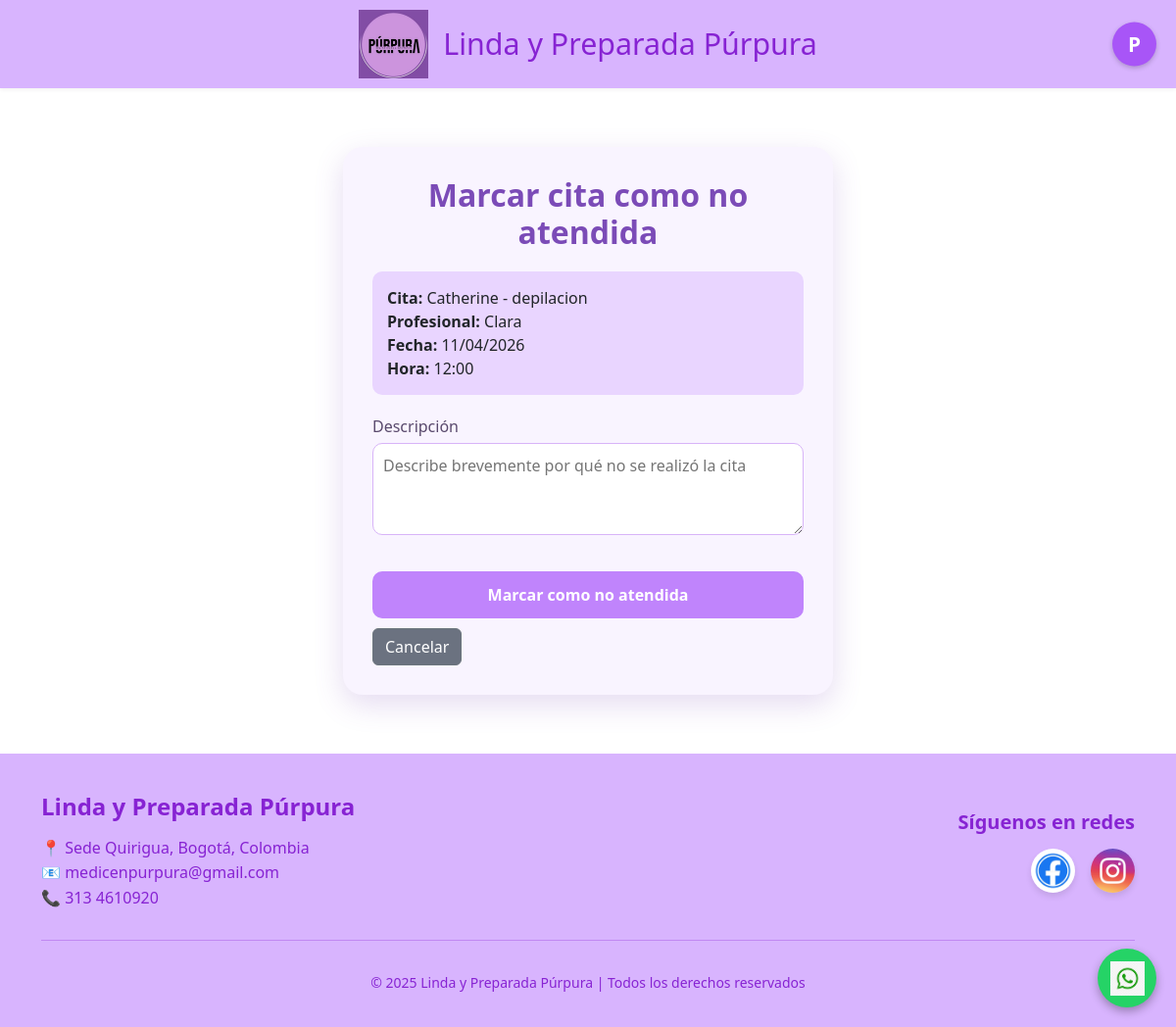
The app's page /marcar_no_atendida/4/ (signed in) with its own data.
### AppPurpura/models.py (models this page shows, shortened)
class Cita(models.Model):
    ESTADO_CHOICES = [
        ('PENDIENTE', 'Pendiente'),
        ('CONFIRMADA', 'Confirmada'),
        ('REPROGRAMADA', 'Reprogramada'),
        ('CANCELADA', 'Cancelada'),
        ('ATENDIDA', 'Atendida'),
    ]
    SERVICIO_CHOICES = [
        ('manicure', 'Manicure'),
        ('pedicure', 'Pedicure'),
        ('pigmentacion de cejas', 'Pigmentación de cejas'),
        ('depilacion', 'Depilación'),
    ]
    PROFESIONAL_CHOICES = [
        ('Camila', 'Camila'),
        ('Lorena', 'Lorena'),
        ('Stefany', 'Stefany'),
        ('Clara', 'Clara'),
        ('Heidy', 'Heidy'),
    ]
    usuario = models.ForeignKey(User, on_delete=models.CASCADE, related_name='citas')
    servicio = models.CharField(max_length=100, choices=SERVICIO_CHOICES)
    profesional = models.CharField(max_length=50, choices=PROFESIONAL_CHOICES, default='Camila')
    fecha = models.DateField()
    hora = models.TimeField()
    estado = models.CharField(max_length=20, choices=ESTADO_CHOICES, default='PENDIENTE')
    descripcion_no_atendida = models.TextField(blank=True, null=True, help_text="Descripción opcional si la cita no se realizó")
    class Meta:
        unique_together = ('profesional', 'fecha', 'hora')

### AppPurpura/views.py (the view)
@login_required
@user_passes_test(lambda u: u.is_superuser)
def marcar_no_atendida(request, cita_id):
    cita = get_object_or_404(Cita, id=cita_id)
    if request.method == 'POST':
        form = NoAtendidaForm(request.POST)
        if form.is_valid():
            cita.estado = 'CANCELADA'  # O quizás un estado separado, pero por ahora usamos CANCELADA
            cita.descripcion_no_atendida = form.cleaned_data['descripcion']
            cita.save()
            messages.success(request, f'La cita de {cita.usuario.username} ha sido cancelada con descripción.')
            return redirect('administrador')
    else:
        form = NoAtendidaForm()
    return render(request, 'sistema/no_atendida.html', {'form': form, 'cita': cita})

### AppPurpura/forms.py (shortened to what this page needs)
class NoAtendidaForm(forms.Form):
    descripcion = forms.CharField(
        widget=forms.Textarea(attrs={'rows': 3, 'placeholder': 'Describe brevemente por qué no se realizó la cita'}),
        label='Descripción',
        required=True
    )

### AppPurpura/templates/sistema/no_atendida.html (shortened to what this page needs)
{% extends "base.html" %}
{% block contenido %}
<div class="container no-atendida-panel">
    <div class="card">
        <h2>Marcar cita como no atendida</h2>
        <div class="cita-info">
            <strong>Cita:</strong> {{ cita.usuario.username }} - {{ cita.servicio }}<br>
            <strong>Profesional:</strong> {{ cita.profesional }}<br>
            <strong>Fecha:</strong> {{ cita.fecha|date:"d/m/Y" }}<br>
            <strong>Hora:</strong> {{ cita.hora|time:"H:i" }}
        </div>
        <form method="post">
            <div class="mb-3">
                <label for="{{ form.descripcion.id_for_label }}">{{ form.descripcion.label }}</label>
                {{ form.descripcion }}
            </div>
            <button type="submit">Marcar como no atendida</button>
            <a href="{% url 'administrador' %}" class="btn btn-secondary">Cancelar</a>
        </form>
    </div>
</div>
{% endblock %}

### AppPurpura/templates/base.html (shortened to what this page needs)
{% load static %}
<!DOCTYPE html>
<html lang="es">
<head>
<link rel="stylesheet" href={% static "pagina/css/Styles.css" %}>
<link href="https://cdn.jsdelivr.net/npm/bootstrap@5.3.8/dist/css/bootstrap.min.css" rel="stylesheet">
<link href="https://cdn.jsdelivr.net/npm/bootstrap@5.3.0/dist/css/bootstrap.min.css" rel="stylesheet">
</head>
<body>
<header style="position: relative; padding: 10px 0;">
    <div style="display: flex; align-items: center; justify-content: center; gap: 15px;">
        <img src="{% static 'pagina/css/Purpura.png' %}" alt="Logo" style="height: 70px; width: auto;">
        <h1 style="margin: 0; font-size: 1.9rem;">Linda y Preparada Púrpura</h1>
    </div>
    <div style="position: absolute; right: 20px; top: 50%; transform: translateY(-50%); z-index: 100;">
        <li style="position: relative; display: flex; justify-content: center; align-items: center;">
            {% if user.is_authenticated %}
                <div onclick="toggleMenu()" style="width: 45px; height: 45px; background-color: var(--accent-vibrant); border-radius: 50%; color: white; display: flex; align-items: center; justify-content: center; cursor: pointer; font-weight: bold; font-size: 1.3rem; box-shadow: 0 2px 5px rgba(0,0,0,0.2); user-select: none;">
                    {{ user.username|first|upper }}
                </div>
            {% endif %}
        </li>
    </div>
</header>
{% block contenido %}
{% endblock %}
<footer style="background-color: var(--primary-pastel); color: var(--text-dark); padding-top: 40px; margin-top: 50px;">
    <div class="container">
        <div class="row align-items-center">
            <div class="col-md-6 text-center text-md-start mb-4 mb-md-0">
                <h4 style="font-weight: bold; margin-bottom: 15px;">Linda y Preparada Púrpura</h4>
                <p style="margin: 0; line-height: 1.6;">
                    📍 Sede Quirigua, Bogotá, Colombia <br>
                    📧 medicenpurpura@gmail.com <br>
                    📞 313 4610920
                </p>
            </div>
            <div class="col-md-6 text-center text-md-end">
                <h5 style="font-weight: bold; margin-bottom: 15px;">Síguenos en redes</h5>
                <div class="d-flex justify-content-center justify-content-md-end gap-3">
                    <a href="https://www.facebook.com/" target="_blank" style="transition: transform 0.3s;">
                        <img src="{% static 'pagina/css/img/Face.jpg' %}" alt="Facebook" style="width: 45px; height: 45px; border-radius: 50%; box-shadow: 0 4px 6px rgba(0,0,0,0.1);">
                    </a>
                    <a href="https://www.instagram.com/" target="_blank" style="transition: transform 0.3s;">
                        <img src="{% static 'pagina/css/img/Insta.jpg' %}" alt="Instagram" style="width: 45px; height: 45px; border-radius: 50%; box-shadow: 0 4px 6px rgba(0,0,0,0.1);">
                    </a>
                </div>
            </div>
        </div>
        <hr style="border-color: var(--text-dark); opacity: 0.3; margin: 30px 0;">
        <div class="text-center pb-4">
            <small>© 2025 Linda y Preparada Púrpura | Todos los derechos reservados</small>
        </div>
    </div>
</footer>
<a href="https://wa.me/573001112233" class="whatsapp" target="_blank">
    <img src={% static "pagina/css/img/Whatsapp.jpg" %} alt="Whatsapp">
</a>
</body>
</html>

### AppPurpura/static/pagina/css/Styles.css (style rules this page uses)
:root { --bg-color: #E6E6FA; --primary-pastel: #d8b4fe; --accent-vibrant: #a855f7; --text-dark: #8723d3; --white: #ffffff; --card-shadow: rgba(0, 0, 0, 0.08); --gradient-start: #c084fc; --gradient-end: #9333ea; }
body { font-family: Arial; background: var(--bg-color); margin: 0; padding:0px; }
header { background: var(--primary-pastel); color: var(--text-dark); padding:5px 0px; padding: 10px; text-align:center; box-shadow: 0 2px 4px rgba(0,0,0,0.05); }
h2 { color: var(--text-dark); }
footer { background: var(--primary-pastel); color: var(--text-dark); text-align:center; padding:10px; }
label { font-weight:bold; color: var(--text-dark); }
.card { background: var(--white); max-width:500px; margin:40px auto; padding:30px; border-radius:12px; box-shadow: 0 10px 25px var(--card-shadow); }
button { background: linear-gradient(45deg, var(--gradient-start), var(--gradient-end)); color: var(--white); padding:12px; width:100%; border:none; border-radius:8px; font-size:16px; cursor:pointer; transition: transform 0.3s ease, box-shadow 0.3s ease; }
img { width:40px; }
.whatsapp { position: fixed; bottom: 20px; right: 20px; background: #25D366; width: 60px; height: 60px; border-radius: 50%; display: flex; justify-content: center; align-items: center; box-shadow: 0 4px 10px rgba(0,0,0,0.3); z-index: 1000; transition: transform 0.3s ease; }
.whatsapp img { width: 35px; height: 35px; }

### AppPurpura/templates/sistema/no_atendida.html (style rules this page uses)
.no-atendida-panel { max-width: 600px; margin: 60px auto; font-family: 'Segoe UI', sans-serif; }
.no-atendida-panel .card { padding: 30px; border-radius: 20px; border: none; background: #f9f4ff; box-shadow: 0 10px 30px rgba(123, 75, 183, 0.2); }
.no-atendida-panel h2 { text-align: center; color: #7b4bb7; margin-bottom: 20px; font-weight: 600; }
.no-atendida-panel .cita-info { background: #e9d5ff; padding: 15px; border-radius: 10px; margin-bottom: 20px; }
.no-atendida-panel label { color: #5a4a6d; font-weight: 500; }
.no-atendida-panel textarea { width: 100%; padding: 10px; border-radius: 10px; border: 1px solid #d8b4f8; margin-top: 5px; resize: vertical; }
.no-atendida-panel button { width: 100%; padding: 12px; border-radius: 10px; border: none; background: #c084fc; color: white; font-weight: 600; transition: 0.3s; margin-top: 15px; }
.no-atendida-panel .btn-secondary { background: #6b7280; margin-top: 10px; }

### records on screen
Cita: usuario.username "Catherine", servicio "depilacion", profesional "Clara", fecha "11/04/2026", hora "12:00"

### other values on screen
{{ user.username|first|upper }} "P"
